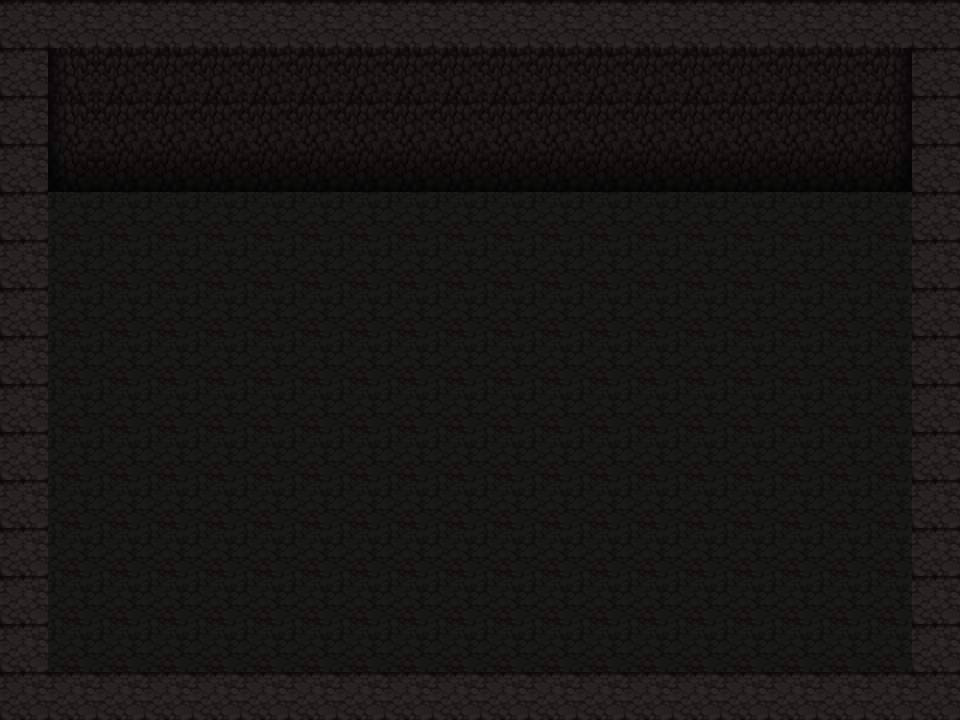

Below is a game level as drawn by its tile map, then a one-line description and the .tmx file that defines it, in full:
An orthogonal 20x15 tile map with 48x48 px tiles, 1 tile layer (Tile Layer 1), 4 tilesets and 4 objects.

<map version="1.8" tiledversion="1.8.2" orientation="orthogonal" renderorder="right-down" width="20" height="15" tilewidth="48" tileheight="48" infinite="0" nextlayerid="3" nextobjectid="19">
 <tileset firstgid="1" source="Map001_01.tsx" />
 <tileset firstgid="2" source="Map001_02.tsx" />
 <tileset firstgid="14" source="Map001_04.tsx" />
 <tileset firstgid="16" source="Map001_05.tsx" />
 <layer id="1" name="Tile Layer 1" width="20" height="15">
  <data encoding="csv">
3,3,3,3,3,3,3,3,3,3,3,3,3,3,3,3,3,3,3,3,
3,14,6,6,6,6,6,6,6,6,6,6,6,6,6,6,6,6,7,3,
3,14,6,6,6,6,6,6,6,6,6,6,6,6,6,6,6,6,7,3,
3,15,9,9,9,9,9,9,9,9,9,9,9,9,9,9,9,9,10,3,
3,16,16,16,16,16,16,16,16,16,16,16,16,16,16,16,16,16,16,3,
3,16,16,16,16,16,16,16,16,16,16,16,16,16,16,16,16,16,16,3,
3,16,16,16,16,16,16,16,16,16,16,16,16,16,16,16,16,16,16,3,
3,16,16,16,16,16,16,16,16,16,16,16,16,16,16,16,16,16,16,3,
3,16,16,16,16,16,16,16,16,16,16,16,16,16,16,16,16,16,16,3,
3,16,16,16,16,16,16,16,16,16,16,16,16,16,16,16,16,16,16,3,
3,16,16,16,16,16,16,16,16,16,16,16,16,16,16,16,16,16,16,3,
3,16,16,16,16,16,16,16,16,16,16,16,16,16,16,16,16,16,16,3,
3,16,16,16,16,16,16,16,16,16,16,16,16,16,16,16,16,16,16,3,
3,16,16,16,16,16,16,16,16,16,16,16,16,16,16,16,16,16,16,3,
3,3,3,3,3,3,3,3,3,3,3,3,3,3,3,3,3,3,3,3
</data>
 </layer>
 <objectgroup id="2" name="Wall">
  <properties>
   <property name="Unity Layer" value="NoPassing" />
  </properties>
  <object id="14" x="50.6667" y="111.333" width="864" height="49.3333" />
  <object id="16" x="2" y="162.667" width="26.6667" height="554.667" />
  <object id="17" x="934" y="160" width="25.3333" height="556.667" />
  <object id="18" x="28" y="700.667" width="906.667" height="18">
   <properties>
    <property name="Unity_Layer" value="NoPassing" />
   </properties>
  </object>
 </objectgroup>
</map>